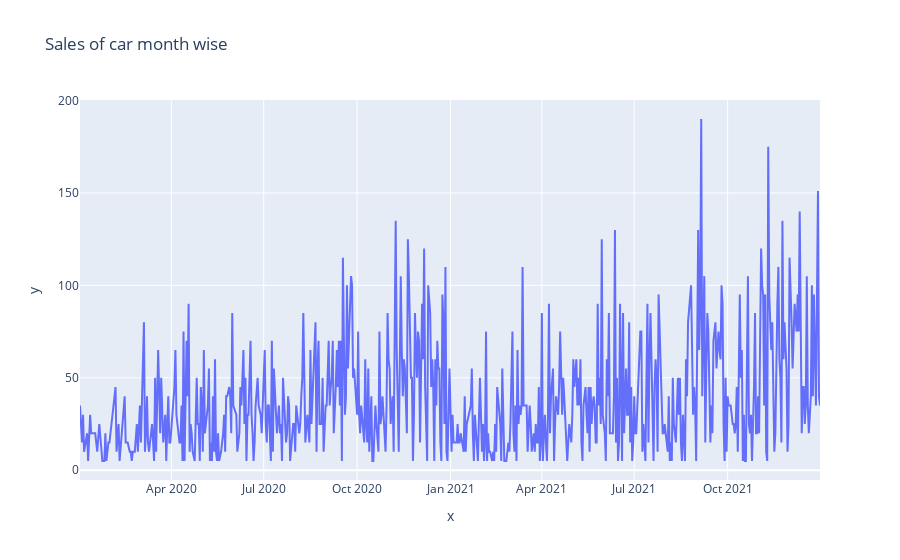

Notebook code cell kept with this figure:
### Code cell
px.line(x=df.groupby(df['Date'])['Car_id'].count().index, y=df.groupby(df['Date'])['Car_id'].count().values,
        title="Sales of car month wise")

### Figure 1 — Plotly figure (JSON) as saved in the notebook; plotly's stock layout.template omitted (floating-point values rounded to 4 significant figures; data arrays with more than 128 entries replaced by an {"elided": "..."} marker saying what was removed)
{"data": [{"hovertemplate": "x=%{x}<br>y=%{y}<extra></extra>", "legendgroup": "", "line": {"color": "#636efa", "dash": "solid"}, "marker": {"symbol": "circle"}, "mode": "lines", "name": "", "orientation": "v", "showlegend": false, "type": "scatter", "x": {"elided": "612 str values"}, "xaxis": "x", "y": {"elided": "612 int values"}, "yaxis": "y"}], "layout": {"legend": {"tracegroupgap": 0}, "title": {"text": "Sales of car month wise"}, "xaxis": {"anchor": "y", "domain": [0, 1], "title": {"text": "x"}}, "yaxis": {"anchor": "x", "domain": [0, 1], "title": {"text": "y"}}}}
